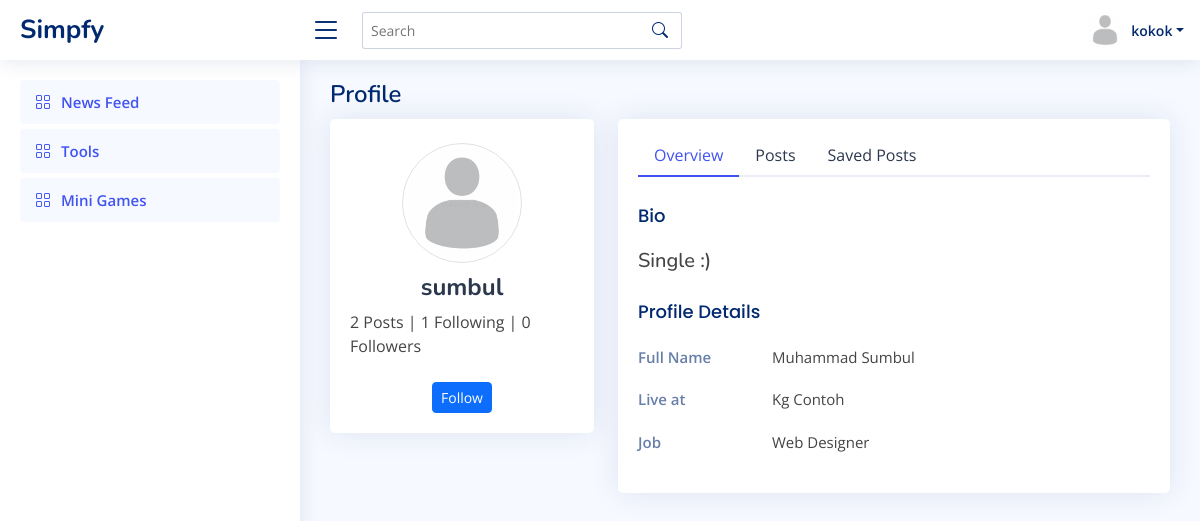
Page /profile/sumbul (signed in) on the committed database.
### prof/models.py (models this page shows, shortened)
class Profile(models.Model):
    user = models.OneToOneField(User, on_delete=models.CASCADE)
    id_user = models.IntegerField()
    image = models.ImageField(upload_to='profile_images', default='blank.png')
    fname = models.CharField(max_length=300, null=True, blank=True)
    bio = models.CharField(max_length=300, null=True, blank=True)
    location = models.CharField(max_length=300, null=True, blank=True)
    saved = models.ManyToManyField(Feed, blank=True)

### prof/views.py (the view)
# urls.py: path('profile/<str:pk>', views.profile, name="profile"),
@login_required(login_url='login')
def profile(request, pk):
    user_object = User.objects.get(username=pk)
    user_profile = Profile.objects.get(user=user_object)
    user_posts = Feed.objects.all().filter(user=user_object)
    user_post_len = len(user_posts)
    following_count = Follow.objects.filter(follower=user_object).count()
    followers_count = Follow.objects.filter(following=user_object).count()
    follow_status = Follow.objects.filter(following=user_object, follower=request.user).exists()
    user_request = User.objects.get(username=request.user.username)
    user_req = Profile.objects.get(user=user_request)
    context = {
        'user_object': user_object,
        'user_profile': user_profile,
        'user_req' : user_req,
        'user_posts' : user_posts,
        'user_post_len' : user_post_len,
        'user_request' : user_request,
        'following_count' : following_count,
        'followers_count' : followers_count,
        'follow_status' : follow_status
    }
    return render(request, 'feed/profile.html', context)

### templates/feed/profile.html (shortened to what this page needs)
{% load static %}
<!DOCTYPE html>
<html lang="en">
<head>
  <link href="{% static 'feed/vendor/bootstrap/css/bootstrap.min.css' %}" rel="stylesheet">
  <link href="{% static 'feed/vendor/bootstrap-icons/bootstrap-icons.css' %}" rel="stylesheet">
  <link href="{% static 'feed/vendor/boxicons/css/boxicons.min.css' %}" rel="stylesheet">
  <link href="{% static 'feed/vendor/quill/quill.snow.css' %}" rel="stylesheet">
  <link href="{% static 'feed/vendor/quill/quill.bubble.css' %}" rel="stylesheet">
  <link href="{% static 'feed/vendor/remixicon/remixicon.css' %}" rel="stylesheet">
  <link href="{% static 'feed/vendor/simple-datatables/style.css' %}" rel="stylesheet">
  <link href="{% static 'feed/css/style.css' %}" rel="stylesheet">
  <link href="{% static 'feed/css/custom.css' %}" rel="stylesheet">
</head>
<body>
  <header id="header" class="header fixed-top d-flex align-items-center">
    <div class="d-flex align-items-center justify-content-between">
      <a href="/" class="logo d-flex align-items-center">
        <span class="d-none d-lg-block">Simpfy</span>
      </a>
      <i class="bi bi-list toggle-sidebar-btn"></i>
    </div>
    <div class="search-bar">
      <form class="search-form d-flex align-items-center" method="POST" action="">
        <input type="text" name="query" placeholder="Search" title="Enter search keyword">
        <button type="submit" title="Search"><i class="bi bi-search"></i></button>
      </form>
    </div>
    <nav class="header-nav ms-auto">
      <ul class="d-flex align-items-center">
        <li class="nav-item dropdown pe-3">
          <a class="nav-link nav-profile d-flex align-items-center pe-0" href="#" data-bs-toggle="dropdown">
            <img src="{{ user_req.image.url }}" alt="Profile" class="rounded-circle">
            <span class="d-none d-md-block dropdown-toggle ps-2">{{ request.user.username }}</span>
          </a>
        </li>
      </ul>
    </nav>
  </header>
  <aside id="sidebar" class="sidebar">
    <ul class="sidebar-nav" id="sidebar-nav">
      <li class="nav-item">
        <a class="nav-link " href="/">
          <i class="bi bi-grid"></i>
          <span>News Feed</span>
        </a>
      </li>
      <li class="nav-item">
        <a class="nav-link " href="#">
          <i class="bi bi-grid"></i>
          <span>Tools</span>
        </a>
      </li>
      <li class="nav-item">
        <a class="nav-link " href="#">
          <i class="bi bi-grid"></i>
          <span>Mini Games</span>
        </a>
      </li>
    </ul>
  </aside>
  <main id="main" class="main">
    <div class="pagetitle">
        <h1>Profile</h1>
      </div>
      <section class="section profile">
        <div class="row">
          <div class="col-xl-4">
            <div class="card">
              <div class="card-body profile-card pt-4 d-flex flex-column align-items-center">
                <a href="{{ user_profile.image.url }}">
                <img src="{{ user_profile.image.url }}" alt="Profile" class="rounded-circle img-thumbnail">
                </a>
                <h2>{{ user_profile.user.username }}</h2>
                <div class="mt-2">
                    <p>{{user_post_len}} Posts  |  {{following_count}} Following  |  {{followers_count}} Followers</p>
                </div>
                <form action="/follow" method="POST">
                <div class="mt-2">
                    {% if user_object.username == user.username %}
					          <a href="/settings" class="btn btn-primary btn-sm">Edit Profile</a>
					          {% else %}
                    {% if follow_status == True %}
                    <a href="follow/{{user_object}}/0" class="btn btn-primary btn-sm">Unfollow</a>
                    {% else %}
                    <a href="follow/{{user_object}}/1" class="btn btn-primary btn-sm">Follow</a>
                    {% endif %}
                    {% endif %}
                </form>
                </div>
              </div>
            </div>
          </div>
          <div class="col-xl-8">
            <div class="card">
              <div class="card-body pt-3">
                <ul class="nav nav-tabs nav-tabs-bordered">
                  <li class="nav-item">
                    <button class="nav-link active" data-bs-toggle="tab" data-bs-target="#profile-overview">Overview</button>
                  </li>
                  <li class="nav-item">
                    <button class="nav-link" data-bs-toggle="tab" data-bs-target="#profile-settings">Posts</button>
                  </li>
                  <li class="nav-item">
                    <button class="nav-link" data-bs-toggle="tab" data-bs-target="#saved">Saved Posts</button>
                  </li>
                </ul>
                <div class="tab-content pt-2">
                  <div class="tab-pane fade show active profile-overview" id="profile-overview">
                    <h5 class="card-title">Bio</h5>
                    <h5>{{ user_profile.bio }}</h5>
                    <h5 class="card-title">Profile Details</h5>
                    <div class="row">
                      <div class="col-lg-3 col-md-4 label ">Full Name</div>
                      <div class="col-lg-9 col-md-8">{{ user_profile.fname }}</div>
                    </div>
                    <div class="row">
                      <div class="col-lg-3 col-md-4 label">Live at</div>
                      <div class="col-lg-9 col-md-8">{{ user_profile.location }}</div>
                    </div>
                    <div class="row">
                      <div class="col-lg-3 col-md-4 label">Job</div>
                      <div class="col-lg-9 col-md-8">Web Designer</div>
                    </div>
                  </div>
            </div>
          </div>
        </div>
      </section>
  </main>
</body>
</html>

### static/feed/css/style.css (style rules this page uses)
:root { scroll-behavior: smooth; }
body { font-family: "Open Sans", sans-serif; background: #f6f9ff; color: #444444; }
a { color: #4154f1; text-decoration: none; }
h1, h2, h3, h4, h5, h6 { font-family: "Nunito", sans-serif; }
#main { margin-top: 60px; padding: 20px 30px; transition: all 0.3s; }
.pagetitle { margin-bottom: 10px; }
.pagetitle h1 { font-size: 24px; margin-bottom: 0; font-weight: 600; color: #012970; }
.card { margin-bottom: 30px; border: none; border-radius: 5px; box-shadow: 0px 0 30px rgba(1, 41, 112, 0.1); }
.card-title { padding: 20px 0 15px 0; font-size: 18px; font-weight: 500; color: #012970; font-family: "Poppins", sans-serif; }
.card-body { padding: 0 20px 20px 20px; }
.nav-tabs-bordered { border-bottom: 2px solid #ebeef4; }
.nav-tabs-bordered .nav-link { margin-bottom: -2px; border: none; color: #2c384e; }
.nav-tabs-bordered .nav-link.active { background-color: #fff; color: #4154f1; border-bottom: 2px solid #4154f1; }
.logo { line-height: 1; }
@media (min-width: 1200px) { .logo { width: 280px; } }
.logo span { font-size: 26px; font-weight: 700; color: #012970; font-family: "Nunito", sans-serif; }
.header { transition: all 0.5s; z-index: 997; height: 60px; box-shadow: 0px 2px 20px rgba(1, 41, 112, 0.1); background-color: #fff; padding-left: 20px; }
.header .toggle-sidebar-btn { font-size: 32px; padding-left: 10px; cursor: pointer; color: #012970; }
.header .search-bar { min-width: 360px; padding: 0 20px; }
.header .search-form { width: 100%; }
.header .search-form input { border: 0; font-size: 14px; color: #012970; border: 1px solid rgba(1, 41, 112, 0.2); padding: 7px 38px 7px 8px; border-radius: 3px; transition: 0.3s; width: 100%; }
.header .search-form button { border: 0; padding: 0; margin-left: -30px; background: none; }
.header .search-form button i { color: #012970; }
.header-nav ul { list-style: none; }
.header-nav>ul { margin: 0; padding: 0; }
.header-nav .nav-profile { color: #012970; }
.header-nav .nav-profile img { max-height: 36px; }
.header-nav .nav-profile span { font-size: 14px; font-weight: 600; }
.sidebar { position: fixed; top: 60px; left: 0; bottom: 0; width: 300px; z-index: 996; transition: all 0.3s; padding: 20px; overflow-y: auto; scrollbar-width: thin; scrollbar-color: #aab7cf transparent; box-shadow: 0px 0px 20px rgba(1, 41, 112, 0.1); background-color: #fff; }
@media (min-width: 1200px) { #main, #footer { margin-left: 300px; } }
.sidebar-nav { padding: 0; margin: 0; list-style: none; }
.sidebar-nav li { padding: 0; margin: 0; list-style: none; }
.sidebar-nav .nav-item { margin-bottom: 5px; }
.sidebar-nav .nav-link { display: flex; align-items: center; font-size: 15px; font-weight: 600; color: #4154f1; transition: 0.3; background: #f6f9ff; padding: 10px 15px; border-radius: 4px; }
.sidebar-nav .nav-link i { font-size: 16px; margin-right: 10px; color: #4154f1; }
.profile .profile-card img { max-width: 120px; }
.profile .profile-card h2 { font-size: 24px; font-weight: 700; color: #2c384e; margin: 10px 0 0 0; }
.profile .profile-overview .row { margin-bottom: 20px; font-size: 15px; }
.profile .profile-overview .card-title { color: #012970; }
.profile .profile-overview .label { font-weight: 600; color: rgba(1, 41, 112, 0.6); }

### rows in the picture
Profile: image (placeholder picture)
Profile: image (placeholder picture), user.username "sumbul", bio "Single :)", fname "Muhammad Sumbul", location "Kg Contoh"

### other values in the picture
{{ request.user.username }} "kokok"
{{ user_post_len }} "2"
{{ following_count }} "1"
{{ followers_count }} "0"
